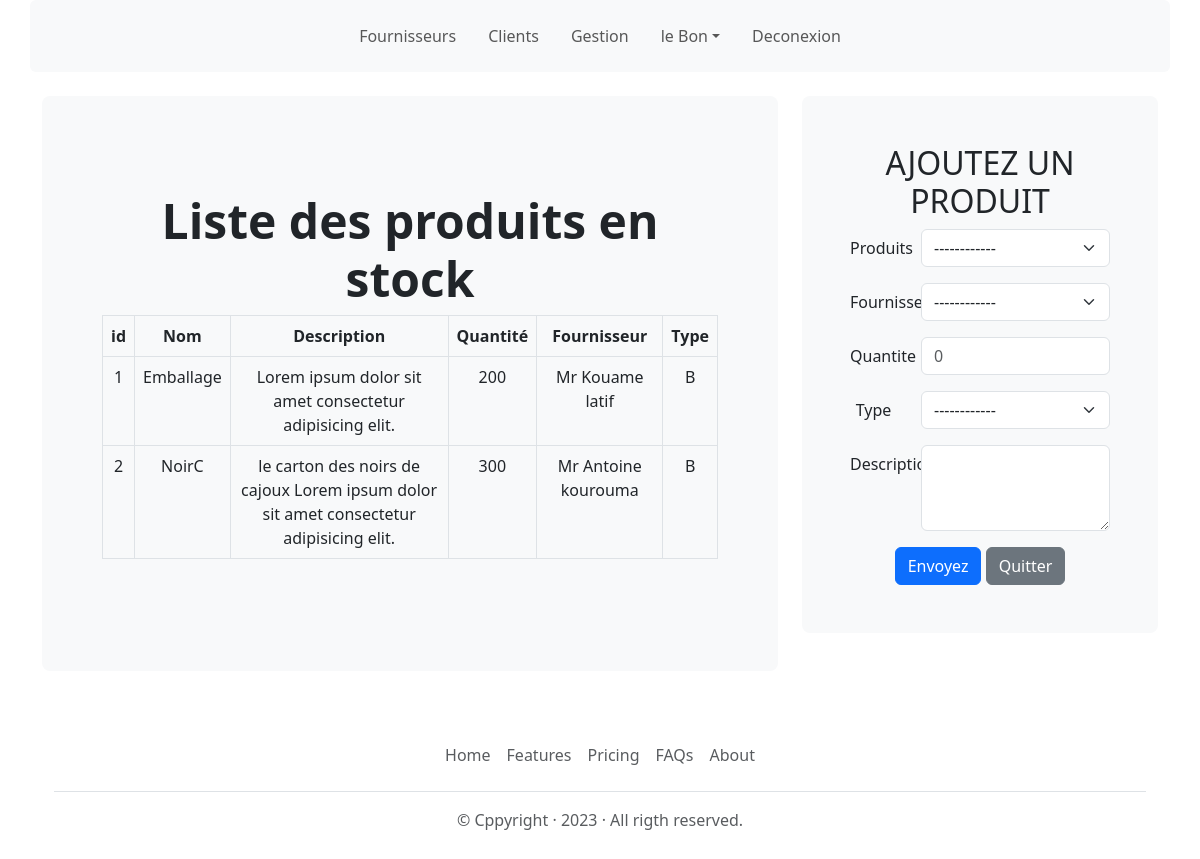
/stock/, run on the app's committed database.
### gestion/models.py (models this page shows, shortened)
class Produit(models.Model):
    nom = models.CharField(max_length=100)
    description = models.TextField()
    type = models.CharField(max_length=1, choices=[('B', 'Brut'), ('F', 'Fin')])
    quantite = models.IntegerField()
    fournisseur = models.ForeignKey(Fournisseur, on_delete=models.CASCADE)

class Fournisseur(models.Model):
    NomFour = models.CharField(max_length=100)
    AdrFour = models.CharField(max_length=200)
    TelFour = models.CharField(max_length=20)
    def __str__(self):
        return self.NomFour

### gestion/views.py (the view)
# urls.py: path('', views.liste_produits, name='liste_produits'),
def liste_produits(request):
    produits = Produit.objects.filter(type='B', quantite__gt=0)
    return render(request, 'gestion/liste_produits.html', {'produits': produits})

### gestion/templates/gestion/liste_produits.html (shortened to what this page needs)
{% extends 'layouts/base.html' %}
{% block content %}
    <div class="container text-center mt-4">
        <div class="row">
          <div class="col col-md-8 col-lg-8  ">
            <div class="p-5 mb-4 bg-light rounded-3">
                <div class="container-fluid py-5">
                  <h1 class="display-5 fw-bold "> Liste des produits en stock </h1>
                  <table class="table table-bordered  text-dark ">
                      <thead>
                          <tr>
                              <th>id</th>
                              <th>Nom</th>
                              <th>Description</th>
                              <th>Quantité</th>
                              <th>Fournisseur</th>
                              <th>Type</th>
                          </tr>
                      </thead>
                      <tbody>
                          {% for produit in produits %}
                          <tr>
                              <td>{{ produit.id }}</td>
                              <td>{{ produit.nom }}</td>
                              <td>{{ produit.description }}</td>
                              <td>{{ produit.quantite }}</td>
                              <td>{{ produit.fournisseur }}</td>
                              <td>{{ produit.type }}</td>
                          </tr>
                          {% endfor %}
                      </tbody>
                  </table>
                </div>
              </div>
          </div>
          <div class="col col-md-4 col-lg-4  ">
            <div class="p-5 mb-3 bg-light rounded-3">
              <fieldset class="">
                <h2>AJOUTEZ UN PRODUIT</h2>
                  <form method="post" class="row g-3">
                      <div>
                        <div class="mb-3 row">
                          <label for="produit" class="col-sm-3 col-form-label">Produits</label>
                            <div class="col-sm-9">
                              <select class="form-select" aria-label="Default select example">
                                <option selected>------------</option>
                              </select>
                            </div>
                        </div>
                      <div>
                        <div class="mb-3 row">
                          <label for="fournisseur" class="col-sm-3 col-form-label">Fournisseur</label>
                            <div class="col-sm-9">
                              <select class="form-select" id="fournisseur" aria-label="Default select example">
                                <option selected>------------</option>
                              </select>
                            </div>
                      </div>
                      <div class="mb-3 row">
                        <label for="quantite" class="col-sm-3 col-form-label">Quantite</label>
                        <div class="col-sm-9">
                          <input type="number" class="form-control" id="quantite" placeholder="0">
                        </div>
                      </div>
                      <div>
                        <div class="mb-3 row">
                          <label for="type" class="col-sm-3 col-form-label">Type</label>
                            <div class="col-sm-9">
                              <select class="form-select" id="type" aria-label="Default select example">
                                  <option selected>------------</option>
                              </select>
                            </div>
                      </div>
                      <div class="mb-3 row">
                        <label for="description" class="col-sm-3 col-form-label">Description</label>
                          <div class="col-sm-9">
                            <textarea class="form-control" id="description" rows="3"></textarea>
                          </div>
                      </div>
                      <div>
                          <input class="btn btn-primary" type="submit" value="Envoyez">
                          <a class="btn btn-secondary" href="#">Quitter</a>
                      </div>
                  </form>
              </fieldset>
          </div>
          </div>
        </div>
        </div>
    </div>
{% endblock %}

### templates/layouts/base.html (shortened to what this page needs)
{% load static %}
<!DOCTYPE html>
<html lang="en">
<head>
    <link rel="stylesheet" href="{% static 'css/bootstrap.min.css' %}">
</head>
<body>
    <div class="container">
        <div class="row">
            {% include 'layouts/_nav.html' %}
            {% block content %}{% endblock %}
            {% include 'layouts/_footer.html' %}
        </div>
</body>
</html>

### templates/layouts/_nav.html (shortened to what this page needs)
<nav class="navbar navbar-expand-lg bg-light rounded" aria-label="Twelfth navbar ">
    <div class="container-fluid">
      <div class="collapse navbar-collapse justify-content-md-center" id="navbarT">
        <ul class="navbar-nav">
          <li class="nav-item m-2">
            <a class="nav-link" href="#">Fournisseurs</a>
          </li>
          <li class="nav-item m-2">
            <a class="nav-link" href="#">Clients</a>
          </li>
          <li class="nav-item m-2">
            <a class="nav-link" href="{% url 'gestion:liste_produits' %}">Gestion</a>
          </li>
          <li class="nav-item dropdown m-2">
            <a class="nav-link dropdown-toggle" href="#" data-bs-toggle="dropdown" aria-expanded="false">le Bon</a>
          </li>
          <li class="nav-item m-2">
            <a class="nav-link" href="#">Deconexion</a>
          </li>
        </ul>
      </div>
    </div>
  </nav>

### templates/layouts/_footer.html
<div class="container">
    <footer class="py-3 my-4">
      <ul class="nav justify-content-center border-bottom pb-3 mb-3">
        <li class="nav-item"><a href="{% url 'home' %}" class="nav-link px-2 text-muted">Home</a></li>
        <li class="nav-item"><a href="#" class="nav-link px-2 text-muted">Features</a></li>
        <li class="nav-item"><a href="#" class="nav-link px-2 text-muted">Pricing</a></li>
        <li class="nav-item"><a href="#" class="nav-link px-2 text-muted">FAQs</a></li>
        <li class="nav-item"><a href="{% url 'about' %}" class="nav-link px-2 text-muted">About</a></li>
      </ul>
      <p class="text-center text-muted">&copy; Cppyright &middot; {% now 'Y' %}  &middot; All rigth reserved.</p>
    </footer>
  </div>

### data on the page
Produit: id "1", nom "Emballage", description "Lorem ipsum dolor sit amet consectetur adipisicing elit.", quantite "200", fournisseur "Mr Kouame latif", type "B"
Produit: id "2", nom "NoirC", description "le carton des noirs de cajoux Lorem ipsum dolor sit amet consectetur adipisicing elit.", quantite "300", fournisseur "Mr Antoine kourouma", type "B"
